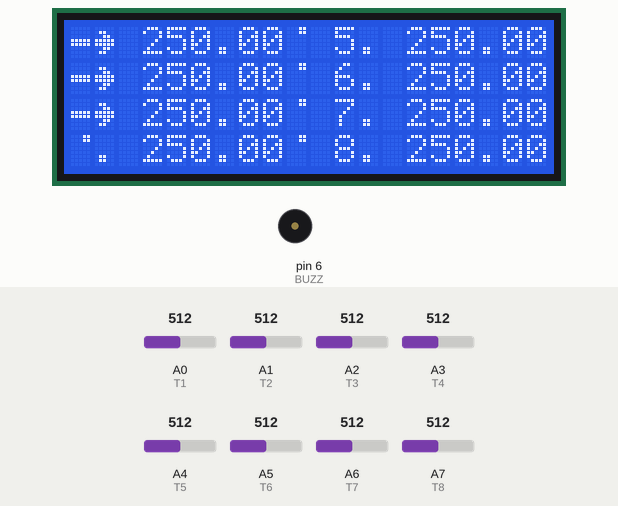
This sketch was run on a simulated Arduino Nano, built with avr-gcc and run on an emulated ATmega328P. On the bench: 20×4 character LCD, buzzer (waves = sounding, pin HIGH). The test bench sets the inputs (shaded band); at power-on: A0 (T1) = 512, A1 (T2) = 512, A2 (T3) = 512, A3 (T4) = 512, A4 (T5) = 512, A5 (T6) = 512, A6 (T7) = 512, A7 (T8) = 512.

Above: at 1.2 s.
1.3 s: A0 (T1) set to 219
At 4.4 s:
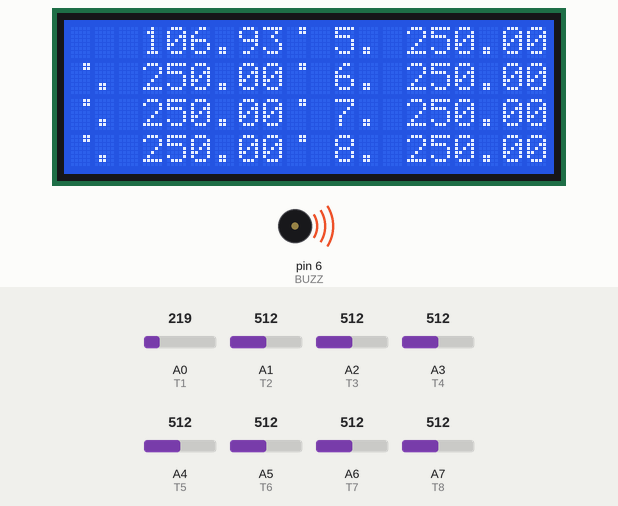
6.5 s: A0 (T1) set to 189
At 11.6 s:
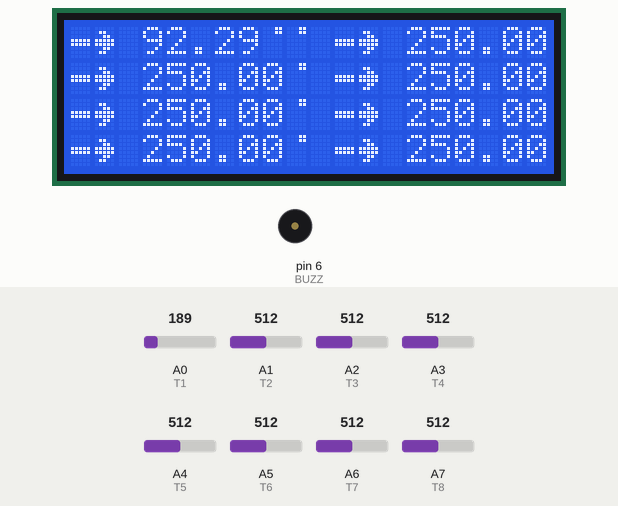
11.7 s: A1 (T2) set to 211
At 12.84 s:
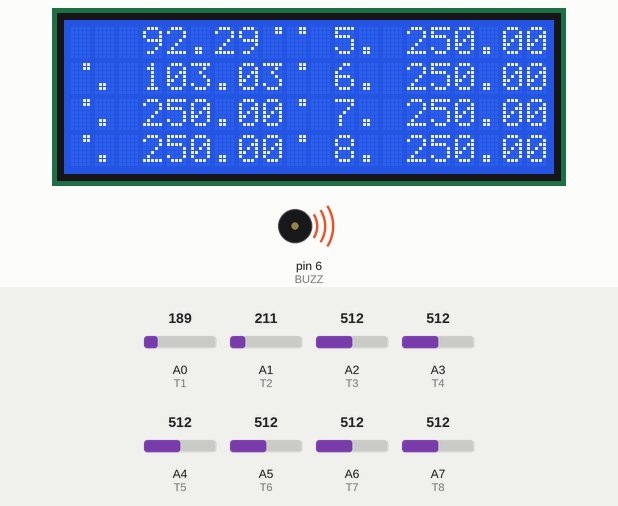
16.9 s: A1 (T2) set to 193
At 20.5 s:
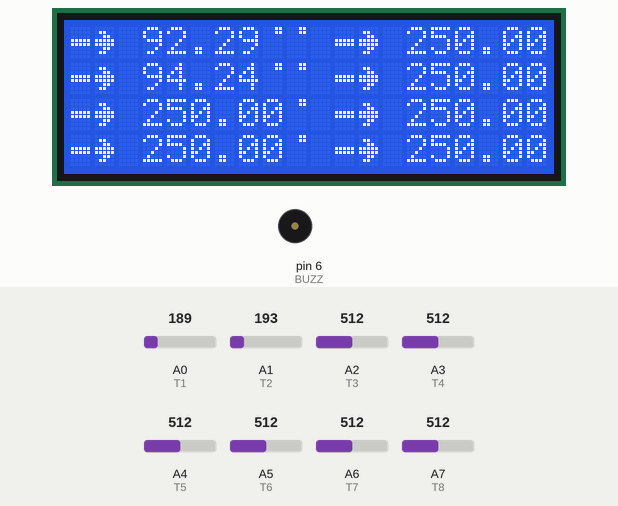
22.1 s: A2 (T3) set to 215
At 25.51 s:
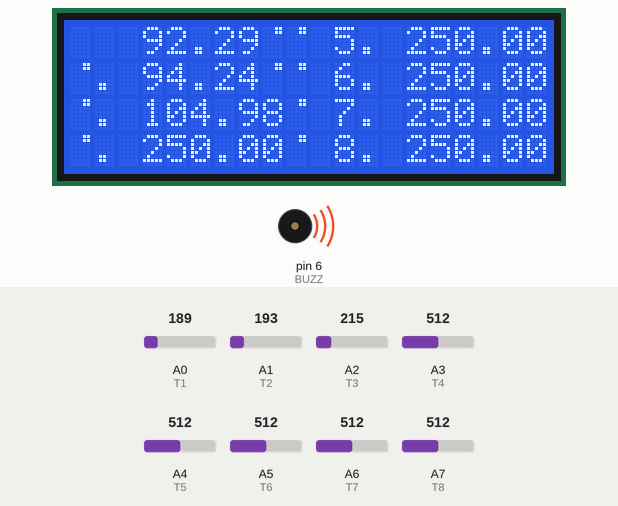
27.3 s: A2 (T3) set to 187
At 33.3 s:
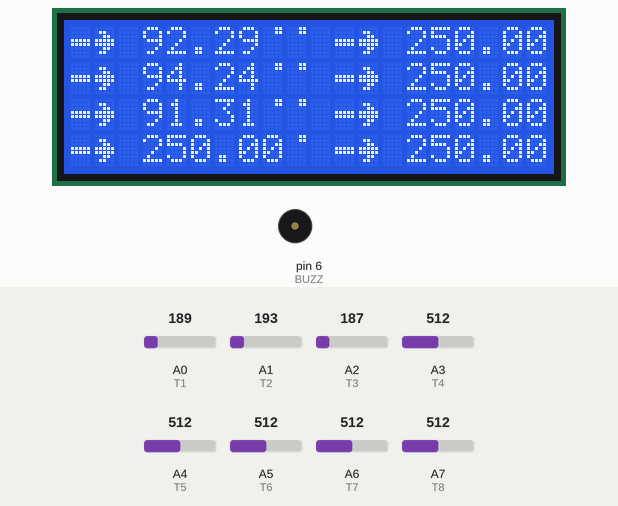
Timing chart, 0 to 33.5 s (numbered marks = the images above; inputs shaded):
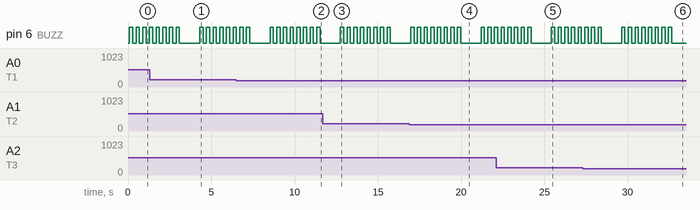

The sketch:

Battery_Thermometer.ino
```cpp
#include <Wire.h>
#include <LiquidCrystal.h>

const int rs = 12, en = 11, d4 = 5, d5 = 4, d6 = 3, d7 = 2;
LiquidCrystal lcd(rs, en, d4, d5, d6, d7);

//-----CZUJNIKI TEMP-----
#define T1 A0
#define T2 A1
#define T3 A2
#define T4 A3
#define T5 A4
#define T6 A5
#define T7 A6
#define T8 A7

//-----TablicaTEMP----
int tabP[8] = {0,0,0,0,11,11,11,11};
int tabR[8] = {0,1,2,3,0,1,2,3};
//-----BUZZER-----
#define BUZZ 6

//-----RESET ALARMU-----
//#define BUTTON 10

float tempAlarm = 40.00;

//-----RYSUNKI-----
byte degree[8] =
  {
  0b00011,
  0b00011,
  0b00000,
  0b00000,
  0b00000,
  0b00000,
  0b00000,
  0b00000
};

byte arrow[] = {
  B00000,
  B00000,
  B00000,
  B11111,
  B11111,
  B00000,
  B00000,
  B00000
};

byte arrow2[] = {
  B00000,
  B01100,
  B00110,
  B11111,
  B11111,
  B00110,
  B01100,
  B00000
};

void setup() {
  Serial.begin(9800);
  lcd.begin (20,4);
  lcd.createChar(1, degree);
  lcd.createChar(2, arrow);
  lcd.createChar(3, arrow2);

  pinMode(BUZZ, OUTPUT);
//  pinMode(BUTTON, INPUT_PULLUP);
}

void loop() {
  //if (BUTTON, LOW){
 //   digitalWrite(BUZZ, LOW);
 // }

  float tab[8];
  tab[0] = ((analogRead(T1) * 5.0) / 1024.0) * 100;
  tab[1] = ((analogRead(T2) * 5.0) / 1024.0) * 100;
  tab[2] = ((analogRead(T3) * 5.0) / 1024.0) * 100;
  tab[3] = ((analogRead(T4) * 5.0) / 1024.0) * 100;
  tab[4] = ((analogRead(T5) * 5.0) / 1024.0) * 100;
  tab[5] = ((analogRead(T6) * 5.0) / 1024.0) * 100;
  tab[6] = ((analogRead(T7) * 5.0) / 1024.0) * 100;
  tab[7] = ((analogRead(T8) * 5.0) / 1024.0) * 100;

  printTemp(0, 0, tab[0], "1. ");
  printTemp(0, 1, tab[1], "2. ");
  printTemp(0, 2, tab[2], "3. ");
  printTemp(0, 3, tab[3], "4. ");
  printTemp(11, 0, tab[4], "5. ");
  printTemp(11, 1, tab[5], "6. ");
  printTemp(11, 2, tab[6], "7. ");
  printTemp(11, 3, tab[7], "8. ");

 // bool riseAlarm = false;
 // size_t length = sizeof(tab) / sizeof(tab[0]);
  for (int i=0; i < 8; i++)
        {
          if (tab[i] > tempAlarm)
          {
            RizeAlarm(tabP[i],tabR[i]);
           }
        }

   delay(1000);

}

void printTemp(int point, int row, float temp, String ind)
  {
  lcd.setCursor(point, row);
  lcd.print(ind);
  lcd.print(temp);
  lcd.write(1);
  }
  void RizeAlarm(int point, int row)
  {
    digitalWrite(BUZZ, HIGH);
    lcd.setCursor(point, row);
    lcd.print("  ");
    delay(200);
    digitalWrite(BUZZ, LOW);
    lcd.setCursor(point, row);
    lcd.write(2);
    lcd.write(3);
    delay(200);
  }
```

Measured:
- the behaviour switches between 205 and 204 on A0 (T1) (found by bisection; images 1 and 2)
- the behaviour switches between 205 and 204 on A1 (T2) (found by bisection; images 3 and 4)
- the behaviour switches between 205 and 204 on A2 (T3) (found by bisection; images 5 and 6)
- after the input at 6.5 s, the display: first differs from a run without the input after 2.0 s (image 2 shows a later state)
- after the input at 16.9 s, the display: first changes after 0.07 s (image 4 shows a later state)
- after the input at 27.3 s, the display: first differs from a run without the input after 2.3 s (image 6 shows a later state)
- what the display in image 4 shows lasts 1.2 s, from 20.0 s to 21.2 s
